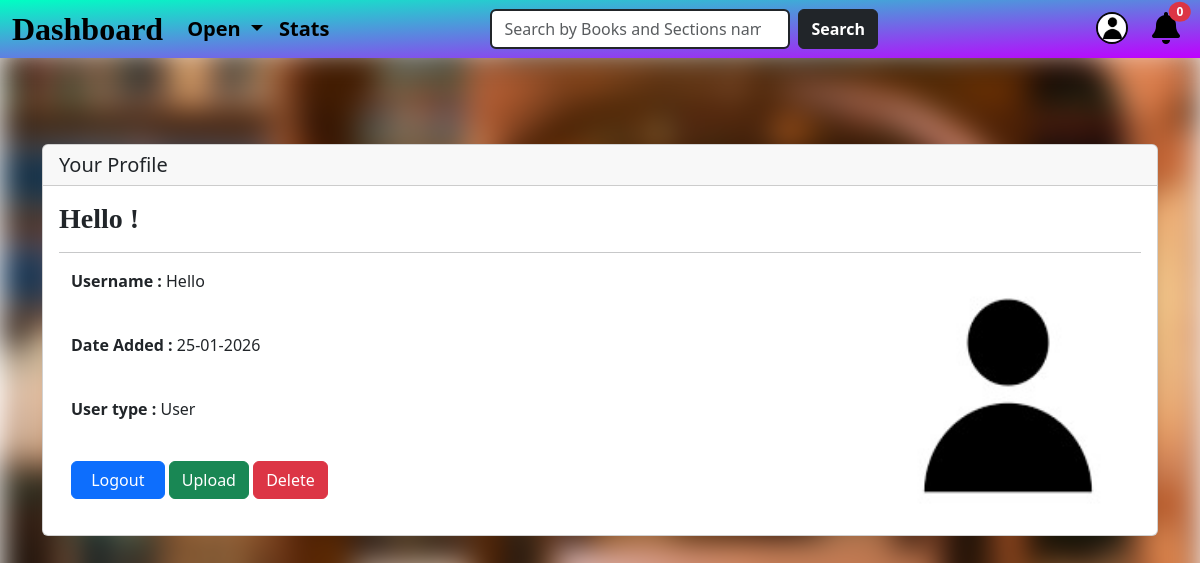
The page /profile (signed in) on the database as committed earlier.
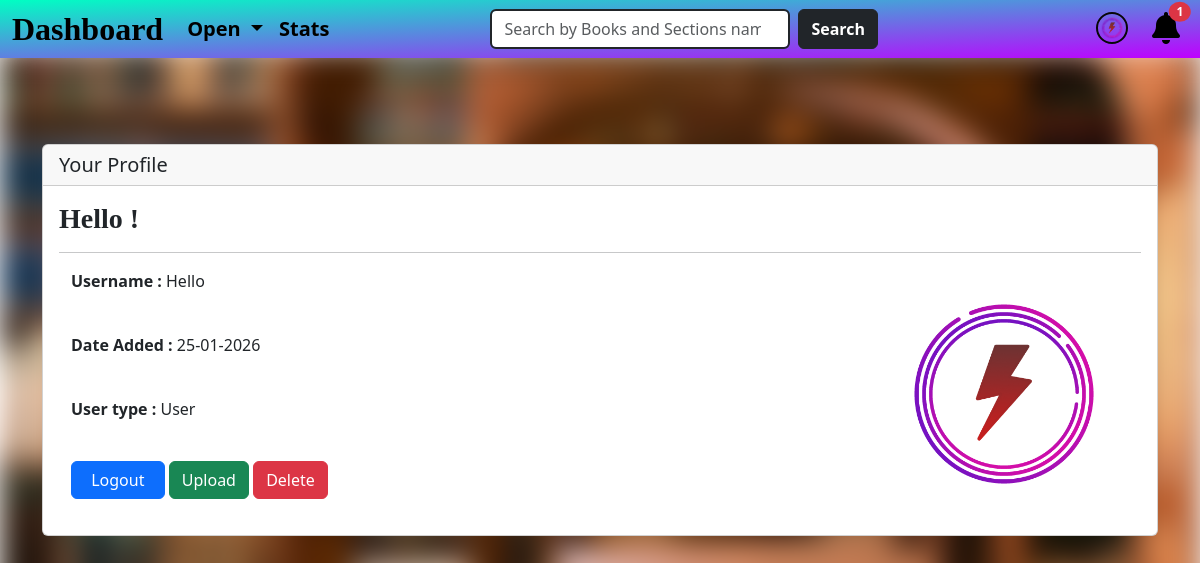
The same page on the database as committed later.
### application/models.py (models this page shows, shortened)
class Users(db.Model,UserMixin):
    __tablename__='users'
    id = db.Column(db.Integer, primary_key=True)
    username = db.Column(db.String(25), nullable=False, unique=True)
    password = db.Column(db.String(250), nullable=False, unique=True)
    time = db.Column(db.DateTime, default=datetime.now)
    profile_path = db.Column(db.String(250), default="default_profile.jpg")
    label = db.Column(db.String, default='user')
    comments = db.relationship("Comment_Book", backref="commenter" ,cascade="all, delete")
    rates = db.relationship("Rate_Book",cascade="all, delete")
    granted = db.relationship("Books",secondary="access",backref="granters")
    completed_books = db.relationship("Books",secondary="completed",backref="completers")
    requested = db.relationship("Books",secondary="request_book",backref="requesters")
    access = db.relationship("Access",back_populates="accesser",cascade="all, delete",lazy=True,overlaps="granters,granted")
    requests = db.relationship("Request_Book",back_populates="requester",cascade="all, delete",lazy=True,overlaps="requested,requesters")
    rejected_request_books  = db.relationship("Books",secondary="reject",backref="rejected_users")
    rejected_requests  = db.relationship("Reject",back_populates="rejected_user",cascade="all, delete",lazy=True,overlaps="rejected_request_books,rejected_users")

### application/controllers.py (the view)
@app.route('/profile')
@login_required
def profile():
    user = Users.query.get_or_404(current_user.id)
    return render_template("profile.html",user=user,page="",book_availability=book_availability)

### app.py (called while the page is built)
@app.context_processor
def inject_all_func():
    return dict(can_rate = can_rate,
                Random =  Random,
                make_tuple = make_tuple,
                remaining_books = remaining_books,
                calu_avg = calu_avg,
                book_availability = book_availability,
                format_time_difference = format_time_difference,
                remaining_time = remaining_time,
                calu_notification = calu_notification,
                all_sectionss = all_sectionss,
                top_books = top_books,
                request_exist = request_exist)

### application/login.py (called while the page is built)
@login_manager.user_loader
def load_user(id):
    return Users.query.get(int(id))

### templates/profile.html (shortened to what this page needs)
{% extends "base.html" %}
{% block content %}
<br><br>
<div class="card delay hidden">
    <h5 class="card-header">Your Profile</h5>
    <div class="card-body">
        <h3 class="card-title my-font fw-bold">{{ current_user.username|capitalize }} !</h3><hr>
        <div class="container">
            <div class="row">
                <div class="col-8">
                    <p class="card-text"><strong>Username :</strong> {{ current_user.username|capitalize }}</p><br>
                    <p class="card-text"><strong>Date Added :</strong> {{ current_user.time.strftime('%d-%m-%Y') }}</p><br>
                    <p class="card-text"><strong>User type :</strong> {{ current_user.label|capitalize }}</p><br>
                    <a href="/logout" class="btn btn-primary btn-md" style="--bs-btn-padding-x: 1.2rem;">Logout</a>
                    <button type="button" class="btn btn-success" data-bs-toggle="modal" data-bs-target="#upload">Upload</button>
                    {% if current_user.label == "user" %}
                        <button type="button" class="btn btn-danger" data-bs-toggle="modal" data-bs-target="#delete">Delete</button>
                    {% endif %}
                </div>
                <div class="col-4">
                    <img src="/display_profile/{{current_user.profile_path}}" align="right" height="250px" width="250px" style="border-radius: 30%;">
                </div>
            </div>
        </div>
    </div>
</div>
<br><br>
{% endblock %}

### templates/navbar.html (shortened to what this page needs)
<nav class="navbar navbar-expand-lg navbar-light fixed-top py-0 request-gradient">
  <div class="container-fluid">
      {% if current_user.is_authenticated %}
          <a class="navbar-brand fw-bold fs-2 my-font" href="/{{current_user.label}}_home">Dashboard</a>
      {% else %}
          <a class="navbar-brand fw-bold fs-2 my-font" href="/user_home">Dashboard</a>
      {% endif %}
    <div class="collapse navbar-collapse" id="navbarSupportedContent">
        {% if current_user.is_authenticated %}
            {% if current_user.label == "librarian" %}
              <ul class="navbar-nav me-auto ms-0 mb-2 mb-lg-0">
                <li class="nav-item dropdown">
                    <a class="nav-link dropdown-toggle active fw-bold fs-5" href="#" role="button" data-bs-toggle="dropdown" aria-expanded="false">
                      Add
                    </a>
                    <ul class="dropdown-menu">
                      <li><a class="dropdown-item fw-bold" href="/add_book">Add Books</a></li>
                      <li><hr class="dropdown-divider"></li>
                      <li><a class="dropdown-item fw-bold" href="/add_section">Add Sections</a></li>
                      <li><hr class="dropdown-divider"></li>
                      <li><a class="dropdown-item fw-bold" href="">Something else here</a></li>
                    </ul>
                </li>
                <li class="nav-item">
                    <a class="nav-link active fw-bolder fs-5" href="/dashboard/stats">Stats</a>
                </li>{% if page in ["All Books","All Sections","Section","All Readers","All Accesses","All Requests"] %}
                <li class="nav-item">
                    <button class="nav-link active fw-bold fs-5" type="button" onclick="filter()"><i class="fa-solid fa-filter text-dark ps-2"></i></button>
                </li>
                {% endif %}
              </ul>
            {% elif current_user.label == "user" %}
              <ul class="navbar-nav me-auto ms-0 mb-2 mb-lg-0">
                <li class="nav-item dropdown">
                  <a class="nav-link dropdown-toggle active fw-bold fs-5" href="#" role="button" data-bs-toggle="dropdown" aria-expanded="false">
                    Open
                  </a>
              </li>
                <li class="nav-item">
                  <a class="nav-link active fw-bolder fs-5" href="/dashboard/stats">Stats</a>
                </li>
              </ul>
            {% endif %}
            <ul class="navbar-nav me-auto ms-lg-5">
              <form action="/search" method="get" class="d-flex" style="margin-right: 30%;">
                <input class="form-control me-2 border border-dark border-2" type="search" name="query" placeholder="Search by Books and Sections name" aria-label="Search" style="width: 300px;" required>
                <button class="btn btn-dark fw-bold" type="submit">Search</button>
              </form>
            </ul>
              <ul class="navbar-nav me-0 ms-auto mb-2 mb-lg-0">
                <li class="nav-item dropdown me-2">
                  <a class="nav-link active fw-bold" href="#" role="button" data-bs-toggle="dropdown" aria-expanded="false">
                    <img src="/display_profile/{{current_user.profile_path}}" alt="" style="border-radius: 50%; height: 32px; width: 32px; border: 2px solid rgb(7, 7, 7);">
                  </a>
                </li>
                <li class="nav-item me-0">
                    {% if current_user.label=="librarian" %}
                      {% set count = calu_notification().requested|length %}
                    {% else %}
                      {% set count = current_user.requests|length + current_user.rejected_requests|length %}
                    {% endif %}
                  <button type="button" class="nav-link active {% if count!=0 %}ball{% endif %}" data-bs-toggle="modal" data-bs-target="#notification"><i class="fa-solid fa-bell fs-2"></i><span class="position-absolute top-10 start-1 translate-middle badge rounded-circle bg-danger">
                  {{count}}
                  </span></button>
                </li>
              </ul>
        {% endif %}
    </div>
  </div>
</nav>

Rows that differ between the two databases and show on the page:
changed Users "Hello": profile_path: picture added in place of a placeholder
Other text that changed with them:
{{ count }}: "0" → "1"
